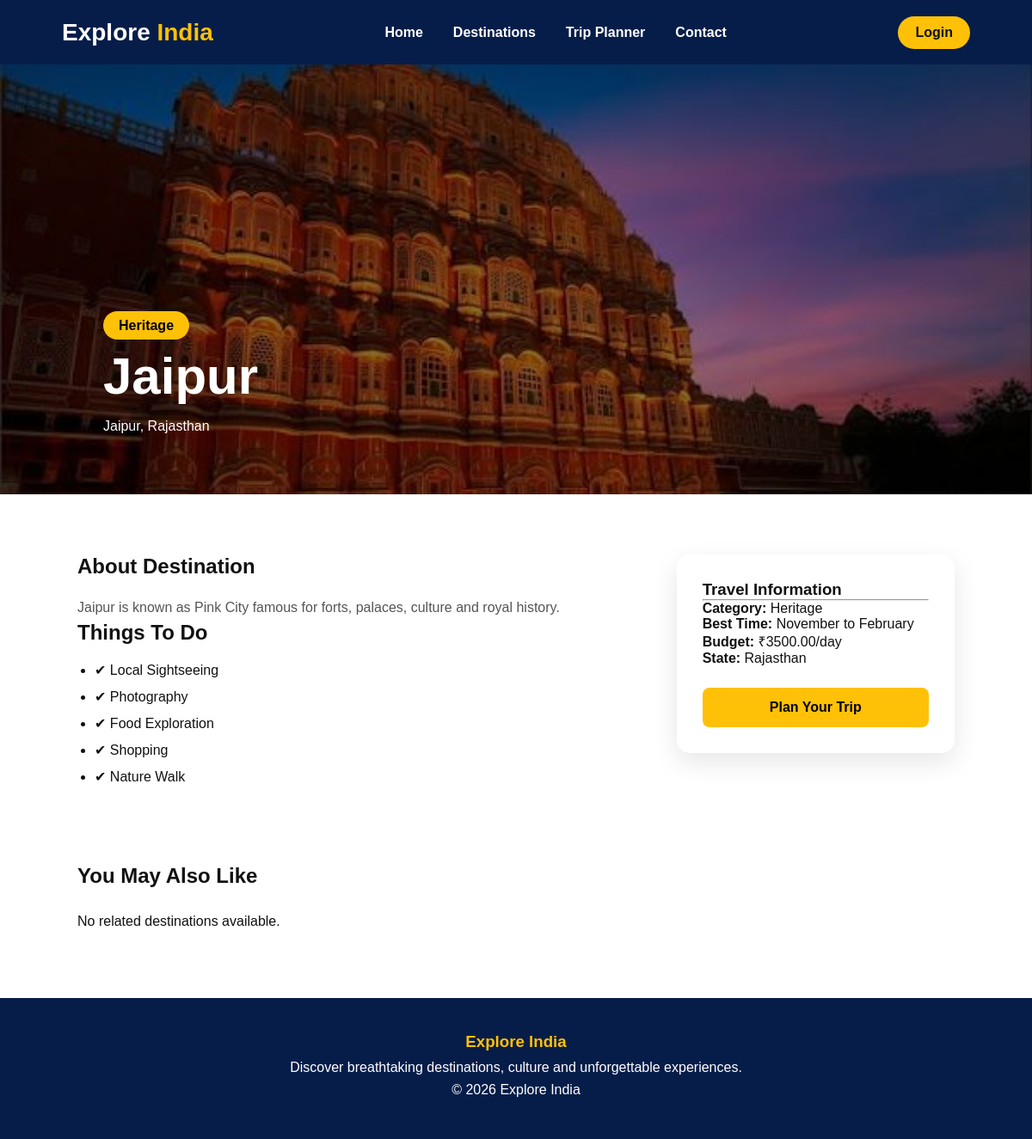
Before: /destinations/jaipur/ with the older database file.
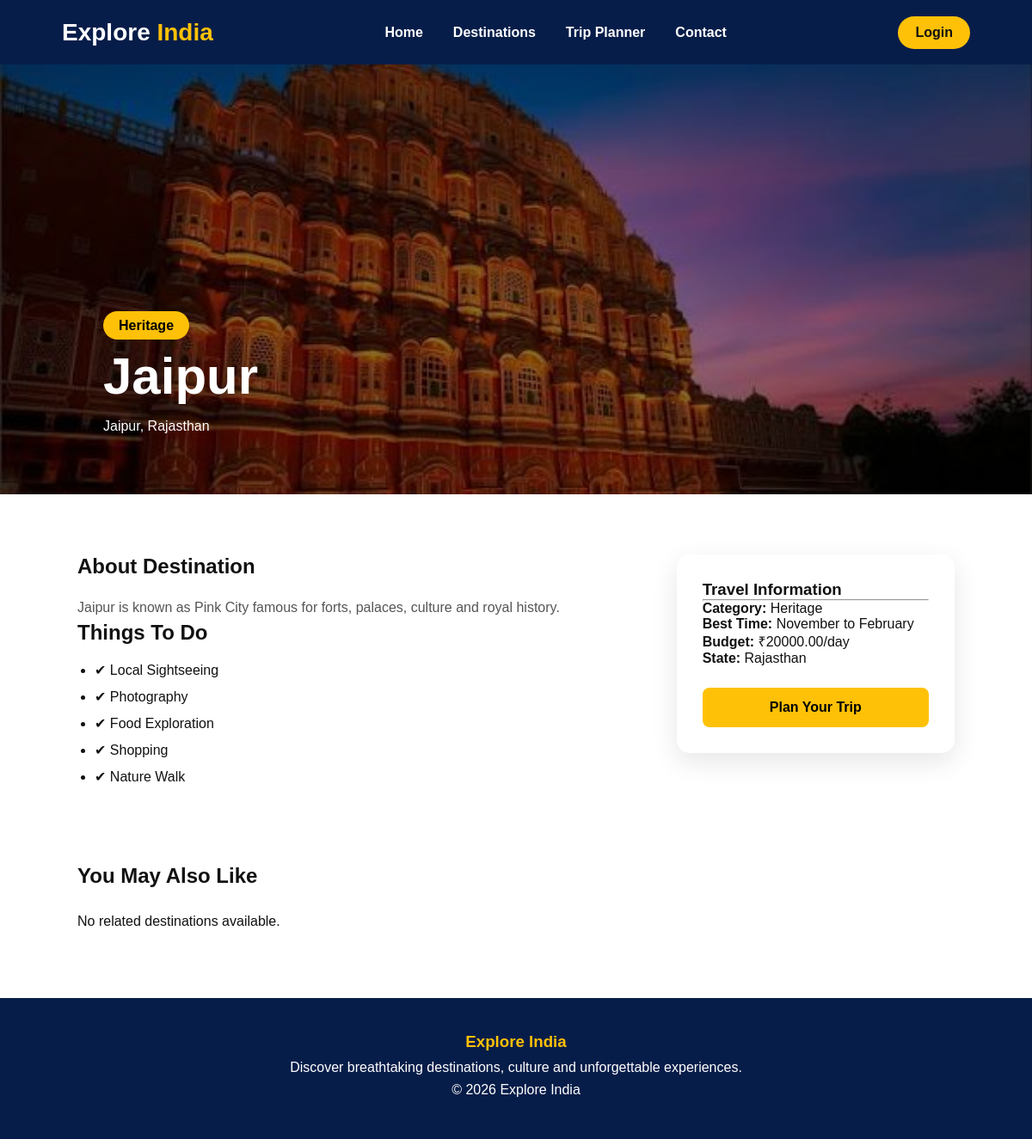
After: the same page with the newer database file.
### destinations/models.py (models this page shows, shortened)
class Destination(models.Model):
    name = models.CharField(max_length=150)
    slug = models.SlugField(max_length=170, unique=True, blank=True)
    description = models.TextField()
    category = models.CharField(max_length=30, choices=CATEGORY_CHOICES)
    state = models.CharField(max_length=30, choices=STATE_CHOICES)
    city = models.CharField(max_length=100, blank=True)
    image = models.ImageField(upload_to='destinations/', blank=True, null=True)
    best_time_to_visit = models.CharField(max_length=100, blank=True)
    avg_budget_per_day = models.DecimalField(max_digits=8, decimal_places=2, default=0)
    is_featured = models.BooleanField(default=False)
    created_at = models.DateTimeField(auto_now_add=True)
    class Meta:
        ordering = ['-created_at']

### destinations/views.py (the view)
# urls.py: path('<slug:slug>/', views.destination_detail, name='destination_detail'),
def destination_detail(request, slug):
    destination = get_object_or_404(Destination, slug=slug)
    related_destinations = Destination.objects.filter(
        category=destination.category
    ).exclude(id=destination.id)[:3]
    context = {
        "destination": destination,
        "related_destinations": related_destinations,
    }
    return render(
        request,
        "destinations/destination_detail.html",
        context,
    )

### templates/destinations/destination_detail.html (shortened to what this page needs)
{% extends 'base.html' %}
{% load static %}
{% block extra_css %}
<link rel="stylesheet" href="{% static 'css/destination_detail.css' %}">
{% endblock %}
{% block content %}
<section class="detail-hero">
    <img src="{{ destination.image.url }}" alt="{{ destination.name }}">
    <div class="overlay"></div>
    <div class="hero-content">
        <span>{{ destination.get_category_display }}</span>
        <h1>{{ destination.name }}</h1>
        <p>{{ destination.city }}, {{ destination.state }}</p>
    </div>
</section>
<section class="detail-container">
    <div class="left">
        <h2>About Destination</h2>
        <p>{{ destination.description }}</p>
        <h2>Things To Do</h2>
        <ul>
            <li>✔ Local Sightseeing</li>
            <li>✔ Photography</li>
            <li>✔ Food Exploration</li>
            <li>✔ Shopping</li>
            <li>✔ Nature Walk</li>
        </ul>
    </div>
    <div class="right">
        <div class="info-card">
            <h3>Travel Information</h3>
            <hr>
            <p><strong>Category:</strong> {{ destination.get_category_display }}</p>
            <p><strong>Best Time:</strong> {{ destination.best_time_to_visit }}</p>
            <p><strong>Budget:</strong> ₹{{ destination.avg_budget_per_day }}/day</p>
            <p><strong>State:</strong> {{ destination.state }}</p>
            <a href="#" class="book-btn">Plan Your Trip</a>
        </div>
    </div>
</section>
<section class="related">
    <h2>You May Also Like</h2>
    <div class="cards">
        {% for place in related_destinations %}
        <div class="card">
            <img src="{{ place.image.url }}" alt="">
            <div class="card-body">
                <h4>{{ place.name }}</h4>
                <a href="{% url 'destinations:destination_detail' place.slug %}">
                    View Details
                </a>
            </div>
        </div>
        {% empty %}
        <p>No related destinations available.</p>
        {% endfor %}
    </div>
</section>
{% endblock %}

Changed rows visible on the page:
changed Destination "Jaipur": avg_budget_per_day "3500.00" → "20000.00"
